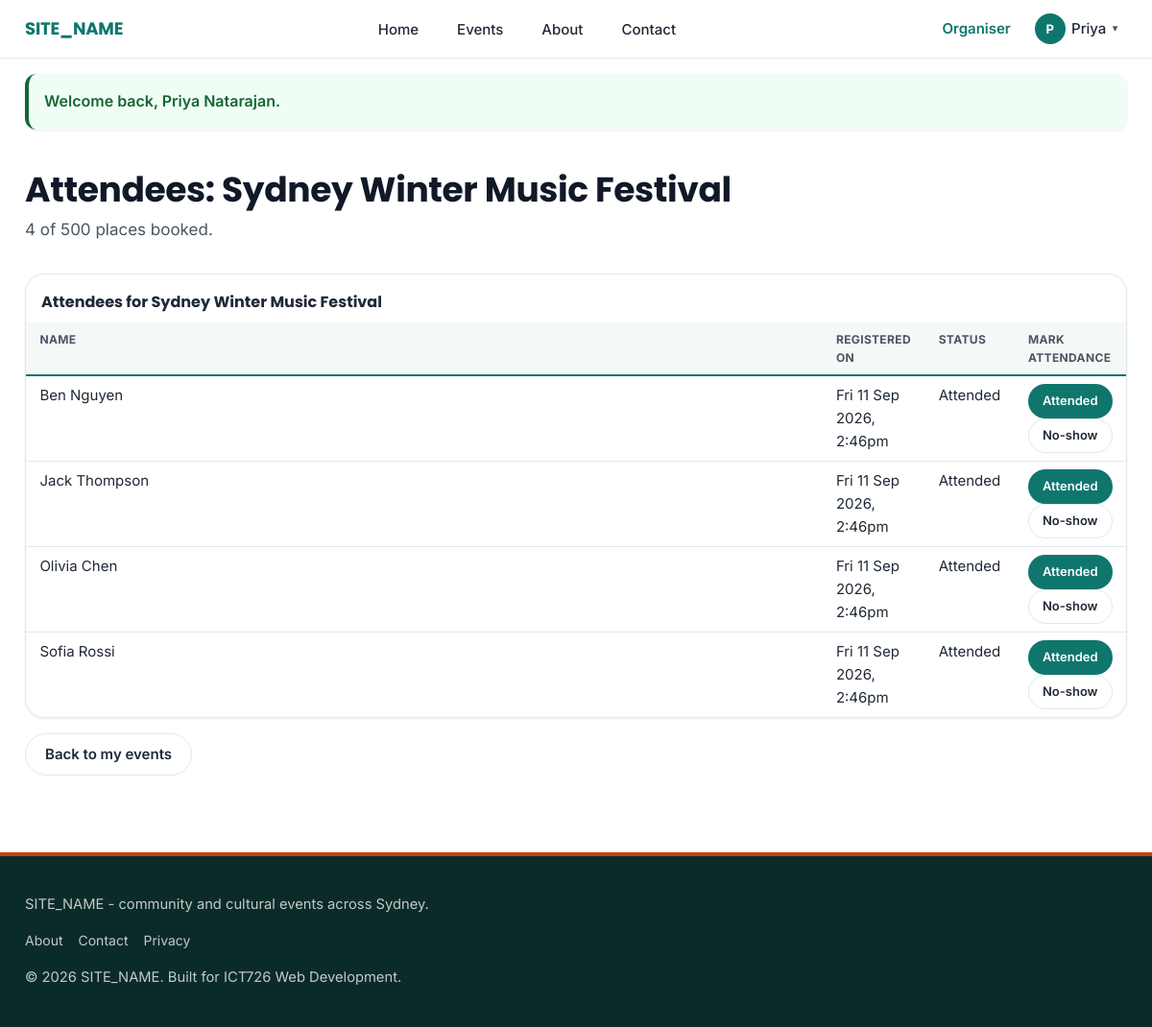
The app's page /organiser/event-attendees.php?id=2 (signed in) with its own data.
### tables this page shows
CREATE TABLE events (
    id              INT AUTO_INCREMENT PRIMARY KEY,
    organiser_id    INT NOT NULL,
    category_id     INT NOT NULL,
    venue_id        INT NOT NULL,
    title           VARCHAR(150) NOT NULL,
    slug            VARCHAR(180) NOT NULL,
    description     TEXT NOT NULL,
    image           VARCHAR(255) NULL,
    start_datetime  DATETIME NOT NULL,
    end_datetime    DATETIME NOT NULL,
    capacity        INT NOT NULL,
    price           DECIMAL(8,2) NOT NULL DEFAULT 0.00,
    status          ENUM('draft', 'published', 'cancelled') NOT NULL DEFAULT 'draft',
    created_at      DATETIME NOT NULL DEFAULT CURRENT_TIMESTAMP,
    updated_at      DATETIME NOT NULL DEFAULT CURRENT_TIMESTAMP ON UPDATE CURRENT_TIMESTAMP,

    UNIQUE KEY uq_events_slug (slug),

     
     
     
     
     
    CONSTRAINT fk_events_organiser FOREIGN KEY (organiser_id) REFERENCES users(id),
    CONSTRAINT fk_events_category  FOREIGN KEY (category_id)  REFERENCES categories(id),
    CONSTRAINT fk_events_venue     FOREIGN KEY (venue_id)     REFERENCES venues(id),

     
     
     
    INDEX idx_events_start_datetime (start_datetime),
    INDEX idx_events_status (status),
    INDEX idx_events_category_id (category_id)
);

CREATE TABLE registrations (
    id              INT AUTO_INCREMENT PRIMARY KEY,
    user_id         INT NOT NULL,
    event_id        INT NOT NULL,

     
     
     
     
     
     
    quantity        TINYINT NOT NULL DEFAULT 1,

     
     
     
     
     
    booking_reference VARCHAR(12) NULL,

    status          ENUM('registered', 'cancelled', 'attended', 'no_show') NOT NULL DEFAULT 'registered',
    registered_at   DATETIME NOT NULL DEFAULT CURRENT_TIMESTAMP,

     
     
     
    UNIQUE KEY uq_user_event (user_id, event_id),

     
     
     
     
    UNIQUE KEY uq_booking_reference (booking_reference),

    CONSTRAINT fk_registrations_user  FOREIGN KEY (user_id)  REFERENCES users(id)  ON DELETE CASCADE,
    CONSTRAINT fk_registrations_event FOREIGN KEY (event_id) REFERENCES events(id) ON DELETE CASCADE
);

CREATE TABLE users (
    id              INT AUTO_INCREMENT PRIMARY KEY,
    name            VARCHAR(100) NOT NULL,
    email           VARCHAR(150) NOT NULL,
    password_hash   VARCHAR(255) NOT NULL,
    phone           VARCHAR(20)  NULL,
    role            ENUM('attendee', 'organiser', 'admin') NOT NULL DEFAULT 'attendee',
    is_active       TINYINT(1) NOT NULL DEFAULT 1,
    created_at      DATETIME NOT NULL DEFAULT CURRENT_TIMESTAMP,

     
     
     
     
    website         VARCHAR(255) NULL,
    facebook        VARCHAR(255) NULL,
    instagram       VARCHAR(255) NULL,

    UNIQUE KEY uq_users_email (email)
);

### includes/validate.php (called while the page is built, shortened)
<?php
function e($value) {
    return htmlspecialchars($value ?? '', ENT_QUOTES, 'UTF-8');
}

### includes/functions.php (called while the page is built, shortened)
<?php
function formatEventDate($datetime) {
    $timestamp = strtotime($datetime);
    return date('D j M Y, g:ia', $timestamp);
}
function getRegisteredCount($pdo, $eventId) {
    $stmt = $pdo->prepare(
        "SELECT COALESCE(SUM(quantity), 0)
         FROM registrations
         WHERE event_id = :eventId
         AND status IN ('registered', 'attended', 'no_show')"
    );
    $stmt->execute([
        'eventId' => $eventId
    ]);
    return (int) $stmt->fetchColumn();
}

### organiser/event-attendees.php (the view, shortened to what this page needs)
<?php
require_once __DIR__ . '/../includes/auth_guard.php';
$eventId = (int) ($_GET['id'] ?? $_POST['event_id'] ?? 0);
$event = requireEventOwner($pdo, $eventId);
$timeStmt = $pdo->query("SELECT NOW()");
$currentTime = $timeStmt->fetchColumn();
$eventStarted = $event['start_datetime'] <= $currentTime;
$stmt = $pdo->prepare(
    "SELECT
        r.id,
        r.status,
        r.registered_at,
        u.name
     FROM registrations r
     JOIN users u ON u.id = r.user_id
     WHERE r.event_id = :eventId
     AND r.status != 'cancelled'
     ORDER BY u.name ASC"
);
$stmt->execute([
    'eventId' => $eventId
]);
$attendees = $stmt->fetchAll();
$registeredCount = getRegisteredCount($pdo, $eventId);
require_once __DIR__ . '/../includes/header.php';
?>
<div class="page-header">
    <h1>Attendees: <?= e($event['title']) ?></h1>
    <p>
        <?= $registeredCount ?>
        of
        <?= (int) $event['capacity'] ?>
        places booked.
    </p>
</div>
<?php if (empty($attendees)): ?>
    <p class="empty-state">
        No one has registered for this event yet.
    </p>
<?php else: ?>
    <div class="data-table-wrapper">
        <table class="data-table data-table--stack">
            <caption>
                Attendees for <?= e($event['title']) ?>
            </caption>
            <thead>
                <tr>
                    <th scope="col">Name</th>
                    <th scope="col">Registered on</th>
                    <th scope="col">Status</th>
                    <th scope="col">Mark attendance</th>
                </tr>
            </thead>
            <tbody>
                <?php foreach ($attendees as $attendee): ?>
                    <tr>
                        <td data-label="Name">
                            <?= e($attendee['name']) ?>
                        </td>
                        <td data-label="Registered on">
                            <?= e(formatEventDate($attendee['registered_at'])) ?>
                        </td>
                        <td data-label="Status">
                            <?= e(
                                ucfirst(
                                    str_replace(
                                        '_',
                                        ' ',
                                        $attendee['status']
                                    )
                                )
                            ) ?>
                        </td>
                        <td data-label="Mark attendance">
                            <?php if ($eventStarted): ?>
                                <form
                                    method="post"
                                    action="<?= BASE_URL ?>/organiser/event-attendees.php"
                                    class="logout-form"
                                >
                                    <button
                                        type="submit"
                                        class="btn btn-small"
                                    >
                                        Attended
                                    </button>
                                </form>
                                <form
                                    method="post"
                                    action="<?= BASE_URL ?>/organiser/event-attendees.php"
                                    class="logout-form"
                                >
                                    <button
                                        type="submit"
                                        class="btn btn-small btn-secondary"
                                    >
                                        No-show
                                    </button>
                                </form>
                            <?php else: ?>
                                <span>
                                    Available after event starts
                                </span>
                            <?php endif; ?>
                        </td>
                    </tr>
                <?php endforeach; ?>
            </tbody>
        </table>
    </div>
<?php endif; ?>
<p>
    <a
        class="btn btn-secondary"
        href="<?= BASE_URL ?>/organiser/my-events.php"
    >
        Back to my events
    </a>
</p>
<?php require_once __DIR__ . '/../includes/footer.php'; ?>

### records on screen
events: title "Sydney Winter Music Festival", capacity "500"
registrations: user.name "Ben Nguyen", registered_at "Fri 11 Sep 2026, 2:46pm", status "Attended"
registrations: user.name "Jack Thompson", registered_at "Fri 11 Sep 2026, 2:46pm", status "Attended"
registrations: user.name "Olivia Chen", registered_at "Fri 11 Sep 2026, 2:46pm", status "Attended"
registrations: user.name "Sofia Rossi", registered_at "Fri 11 Sep 2026, 2:46pm", status "Attended"

### other values on screen
SITE_NAME "SITE_NAME"
$headerUserInitial "P"
$headerUserFirstName "Priya"
$flash['message'] "Welcome back, Priya Natarajan."
$registeredCount "4"
